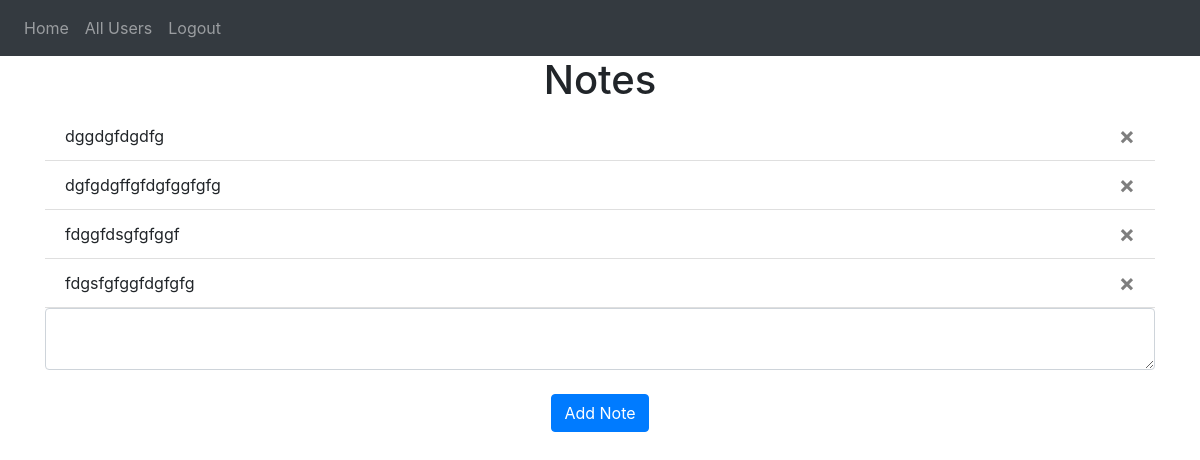
The app's page / (signed in) with its own data.
### website/models.py (models this page shows)
class Note(db.Model):
    id = db.Column(db.Integer, primary_key=True)
    data = db.Column(db.String(10000))
    date = db.Column(db.DateTime(timezone=True), default=func.now())
    user_id = db.Column(db.Integer, db.ForeignKey('user.id'))

### website/views.py (the view, shortened to what this page needs)
@views.route('/', methods=['GET', 'POST'])
@login_required
def home():
    return render_template("home.html", user=current_user)

### website/__init__.py (called while the page is built)
def create_app():
    app = Flask(__name__)
    app.config['SECRET_KEY'] = 'hjshjhdjah kjshkjdhjs'
    app.config['SQLALCHEMY_DATABASE_URI'] = f'sqlite:///{DB_NAME}'
    db.init_app(app)
    from .views import views
    from .auth import auth
    app.register_blueprint(views, url_prefix='/')
    app.register_blueprint(auth, url_prefix='/')
    from .models import User, Note
    with app.app_context():
        db.create_all()
    login_manager = LoginManager()
    login_manager.login_view = 'auth.login'
    login_manager.init_app(app)
    @login_manager.user_loader
    def load_user(id):
        return User.query.get(int(id))
    return app

### website/templates/home.html
{% extends "base.html" %} {% block title %}Home{% endblock %} {% block content
%}
<h1 align="center">Notes</h1>
<ul class="list-group list-group-flush" id="notes">
  {% for note in user.notes %}
  <li class="list-group-item">
    {{ note.data }}
    <button type="button" class="close" onClick="deleteNote({{ note.id }})">
      <span aria-hidden="true">&times;</span>
    </button>
  </li>
  {% endfor %}
</ul>
<form method="POST">
  <textarea name="note" id="note" class="form-control"></textarea>
  <br />
  <div align="center">
    <button type="submit" class="btn btn-primary">Add Note</button>
  </div>
</form>
{% endblock %}

### records on screen
Note: data "dggdgfdgdfg"
Note: data "dgfgdgffgfdgfggfgfg"
Note: data "fdggfdsgfgfggf"
Note: data "fdgsfgfggfdgfgfg"
